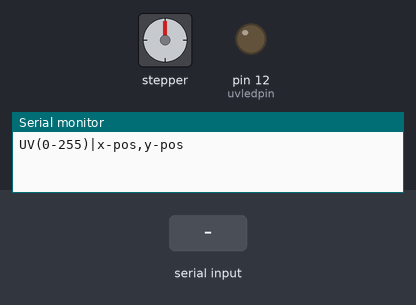
Bench run of a sketch on a simulated Arduino Uno, built with avr-gcc and run on an emulated ATmega328P. On the bench: stepper motor, output pins drawn as LEDs (lit = HIGH), the last lines printed to the serial monitor. The inputs (shaded band) are chosen by the test bench. Stepper angles assume 2048 steps per turn.

Above: at 1.2 s.
1.3 s: "90|45|200\n" received over Serial
At 4.09 s:
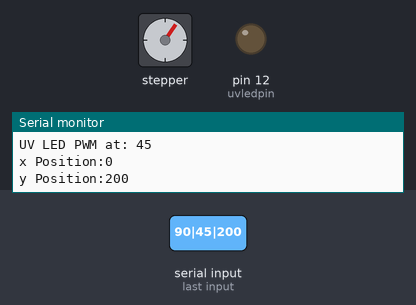
4.3 s: "30|150|10\n" received over Serial
At 7.1 s:
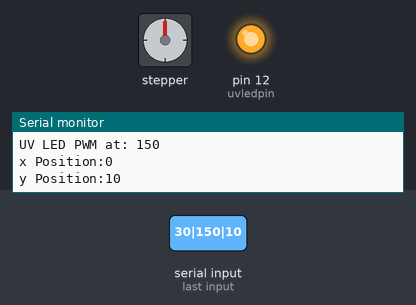
7.3 s: "|\n" received over Serial
At 8.6 s:
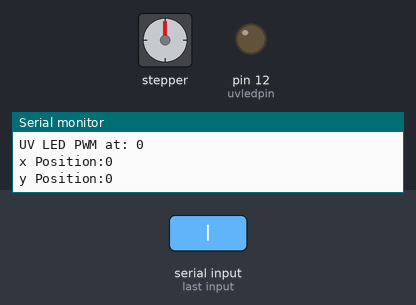
8.9 s: "200\n" received over Serial
At 12.2 s:
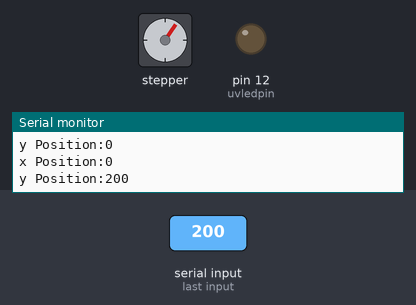
Timing chart, 0 to 12.9 s (numbered marks = the images above; inputs shaded):
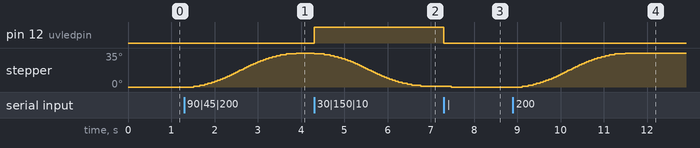

Measured:
- after the input at 1.3 s, stepper: turns 35° clockwise in 2.4 s, starting after 0.21 s
- after the input at 4.3 s, pin 12 (uvledpin): LOW → HIGH at once; stepper: turns 34° counter-clockwise in 2.5 s, starting at once
- after the input at 8.9 s, stepper: turns 35° clockwise in 2.4 s, starting after 0.21 s

The sketch:

motor_controls.ino
```cpp
/*
 Stepper Motor Control - position control

 This program aims to control the position set by some value given
 in UART(Serial Terminal).

 This uses a modified version of the AccelStepper library to control the
 power given to the motor by using analogWrite on each pin's output.

 Nathan Wong

 */

#include <../AccelStepper.h>


// stepsPerRevolution is calculated by 360/(degrees per step)
//  This should be listed on your motor
//const int stepsPerRevolution = 200;

// initialize the stepper library on pins 2 through 5:
AccelStepper stepper1(AccelStepper::FULL4WIRE, 2, 3, 4, 5); // Defaults to AccelStepper::FULL4WIRE (4 pins) on 2, 3, 4, 5

AccelStepper stepper2(AccelStepper::FULL4WIRE, 8, 9, 10, 11);
//AccelStepper stepper3(AccelStepper::FULL2WIRE, 10, 11);

//variables to hold certain values
//x coordinate value
String inString = "";
int inChar;
int x,y;

//flag for triggering current position printout
bool dmFlag = false;

//counter to poll motor
unsigned short int counter = 0;

//value to hold what is being read on a0 port
//this is used to determine the intensity of the
//uv led. (PWM)
unsigned short int uvledval;

//led pin set for 11 (PWM)
unsigned short int uvledpin = 12;

void setup() {

  Serial.begin(9600);
  //set initialization parameters for stepper1
  stepper1.setMaxSpeed(400.0);
  stepper1.setAcceleration(100.0);
//  stepper1.setMinPulseWidth(20);

  //set initialization parameters for stepper2
  stepper2.setMaxSpeed(400.0);
  stepper2.setAcceleration(100.0);
//  stepper2.setMinPulseWidth(20);

  //disable outputs so it doesn't draw and break stuff
  stepper1.moveTo(0);
  stepper2.moveTo(0);
//  stepper1.disableOutputs();
//  stepper2.disableOutputs();

  Serial.println("UV(0-255)|x-pos,y-pos");
}

void loop() {
  while (Serial.available() > 0) {
    inChar = Serial.read();
    if (inChar == '|') {
      uvledval = inString.toInt();
      inString = "";
      Serial.print("UV LED PWM at: ");
      Serial.println(uvledval);
    } else if (inChar == ',') {

      x = inString.toInt();
      inString = "";

//      Serial.print("<x,y> = <");
//      Serial.print(x);

    } else if (inChar == '\n') {

      y = inString.toInt();
      inString = "";

//      Serial.print(",");
//      Serial.print(y);
//      Serial.println(">");

      stepper1.enableOutputs();
      stepper1.moveTo(x);

      stepper2.enableOutputs();
      stepper2.moveTo(y);

      dmFlag = true;

//      Serial.print("Stepper 1 (x) is currently at: ");
//      Serial.println(stepper1.currentPosition());
//
//      Serial.print("Stepper 2 (y) is currently at: ");
//      Serial.println(stepper2.currentPosition());

    } else inString += (char)inChar;


  }
  if (stepper1.distanceToGo() == 0) {
    stepper1.disableOutputs();
  }

  if (stepper2.distanceToGo() == 0) {
    stepper2.disableOutputs();
  }

  if (dmFlag && stepper1.distanceToGo()==0 && stepper2.distanceToGo() == 0) {
    Serial.print("x Position:");
    Serial.println(stepper1.currentPosition());
    Serial.print("y Position:");
    Serial.println(stepper2.currentPosition());
    dmFlag = false;
  }

//  a0_val = analogRead(a0pin);
//  analogWrite(uvledpin, (int)round((a0_val/1023)*255));
//  Serial.println((int)round(((float)a0_val*255)/1023));
  //blocking run, this needs to be called for every step?


  //if (counter >= 5) stepper1.run(); counter = 0;

  stepper1.run();
  stepper2.run();

  analogWrite(uvledpin,uvledval);

  //counter++;
}
```
